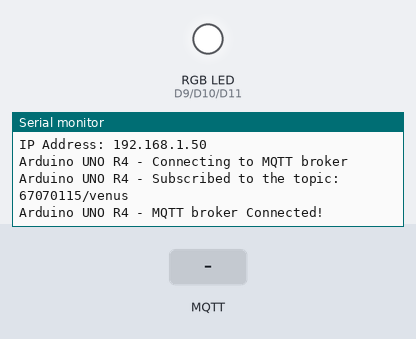
This sketch was run on a simulated Arduino Uno R4 WiFi. Parts: an RGB LED mixed from three pins (HIGH = lit), the last lines printed to the serial monitor. The inputs (shaded band) are chosen by the test bench. WiFi joins after 1.5 s; servers stay silent unless stated; no MQTT or app messages arrive unless stated.

Above: at 12.7 s.
12.8 s: MQTT message "5" arrives on the first subscribed topic
At 13.1 s:
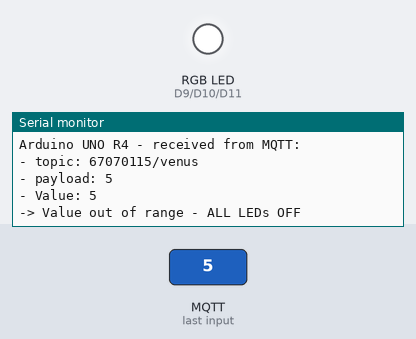
14.3 s: MQTT message "on" arrives on the first subscribed topic
At 15.5 s:
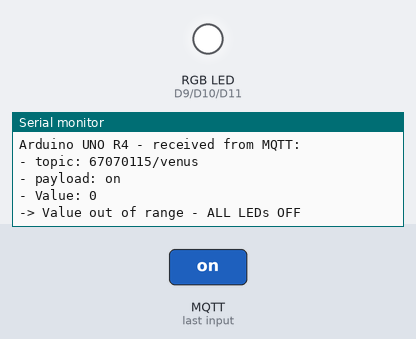
15.8 s: MQTT message "off" arrives on the first subscribed topic
At 16.6 s:
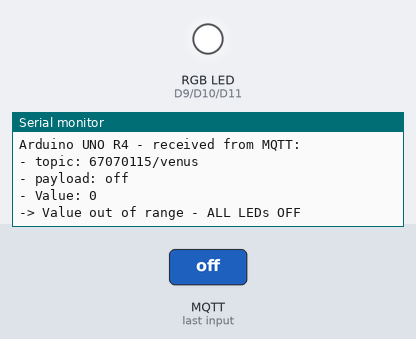

The sketch:

IoT_venus.ino
```cpp
#include <WiFiS3.h>
#include <MQTTClient.h>

const char WIFI_SSID[] = "Rattanamanee";
const char WIFI_PASSWORD[] = "0816868621";

const char MQTT_BROKER_ADRRESS[] = "phycom.it.kmitl.ac.th";
const int MQTT_PORT = 1883;
const char MQTT_CLIENT_ID[] = "WhyVenus";
const char MQTT_USERNAME[] = "";
const char MQTT_PASSWORD[] = "";

const char PUBLISH_TOPIC[] = "";
const char SUBSCRIBE_TOPIC[] = "67070115/venus";

const int PUBLISH_INTERVAL = 5000;

WiFiClient network;
MQTTClient mqtt = MQTTClient(256);

unsigned long lastPublishTime = 0;

// RGB LED pins (Common Anode)
const int RED_LED = 9;
const int  GREEN_LED= 10;
const int  BLUE_LED= 11;

void setup() {
  Serial.begin(9600);

  // Setup LED pins
  pinMode(RED_LED, OUTPUT);
  pinMode(BLUE_LED, OUTPUT);
  pinMode(GREEN_LED, OUTPUT);

  // ปิด LED ทั้งหมดตอนเริ่มต้น (Common Anode = HIGH เท่ากับปิด)
  digitalWrite(RED_LED, HIGH);
  digitalWrite(BLUE_LED, HIGH);
  digitalWrite(GREEN_LED, HIGH);

  int status = WL_IDLE_STATUS;
  while (status != WL_CONNECTED) {
    Serial.print("Arduino UNO R4 - Attempting to connect to SSID: ");
    Serial.println(WIFI_SSID);
    status = WiFi.begin(WIFI_SSID, WIFI_PASSWORD);
    delay(10000);
  }

  Serial.print("IP Address: ");
  Serial.println(WiFi.localIP());

  connectToMQTT();
}

void loop() {
  mqtt.loop();
}

void connectToMQTT() {
  mqtt.begin(MQTT_BROKER_ADRRESS, MQTT_PORT, network);
  mqtt.onMessage(messageReceived);

  Serial.print("Arduino UNO R4 - Connecting to MQTT broker");

  while (!mqtt.connect(MQTT_CLIENT_ID, MQTT_USERNAME, MQTT_PASSWORD)) {
    Serial.print(".");
    delay(100);
  }
  Serial.println();

  if (!mqtt.connected()) {
    Serial.println("Arduino UNO R4 - MQTT broker Timeout!");
    return;
  }

  if (mqtt.subscribe(SUBSCRIBE_TOPIC))
    Serial.print("Arduino UNO R4 - Subscribed to the topic: ");
  else
    Serial.print("Arduino UNO R4 - Failed to subscribe to the topic: ");

  Serial.println(SUBSCRIBE_TOPIC);
  Serial.println("Arduino UNO R4 - MQTT broker Connected!");
}

void messageReceived(String &topic, String &payload) {
  Serial.println("Arduino UNO R4 - received from MQTT:");
  Serial.println("- topic: " + topic);
  Serial.println("- payload: " + payload);

  // แปลงค่าที่รับมาเป็นตัวเลข
  int value = payload.toInt();
  Serial.print("- Value: ");
  Serial.println(value);

// ปิด LED ทั้งหมดก่อน (Common Anode = HIGH เท่ากับปิด)
  digitalWrite(RED_LED, HIGH);
  digitalWrite(BLUE_LED, HIGH);
  digitalWrite(GREEN_LED, HIGH);

  // เปิด LED ตามช่วงค่าที่กำหนด (Common Anode = LOW เท่ากับเปิด)
  if (value >= 36 && value <= 50) {
    // หากค่าตั้งแต่ 36 - 50 ให้ LED เป็นสีแดง
    digitalWrite(RED_LED, LOW);   // เปิด LED แดง
    Serial.println("-> RED LED ON (36-50)");
  }
  else if (value >= 26 && value <= 35) {
    // หากค่าตั้งแต่ 26 - 35 ให้ LED เป็นสีฟ้า
    digitalWrite(BLUE_LED, LOW);  // เปิด LED ฟ้า
    Serial.println("-> BLUE LED ON (26-35)");
  }
  else if (value >= 10 && value <= 25) {
    // หากค่าตั้งแต่ 10 - 25 ให้ LED เป็นสีเขียว
    digitalWrite(GREEN_LED, LOW);  // เปิด LED เขียว
    Serial.println("-> GREEN LED ON (10-25)");
  }
  else {
    Serial.println("-> Value out of range - ALL LEDs OFF");
  }
}
```

Measured:
- after the input at 12.8 s, the serial monitor: prints a new line at once (image 1)
- after the input at 14.3 s, the serial monitor: prints a new line at once (image 2)
- after the input at 15.8 s, the serial monitor: prints a new line at once (image 3)
